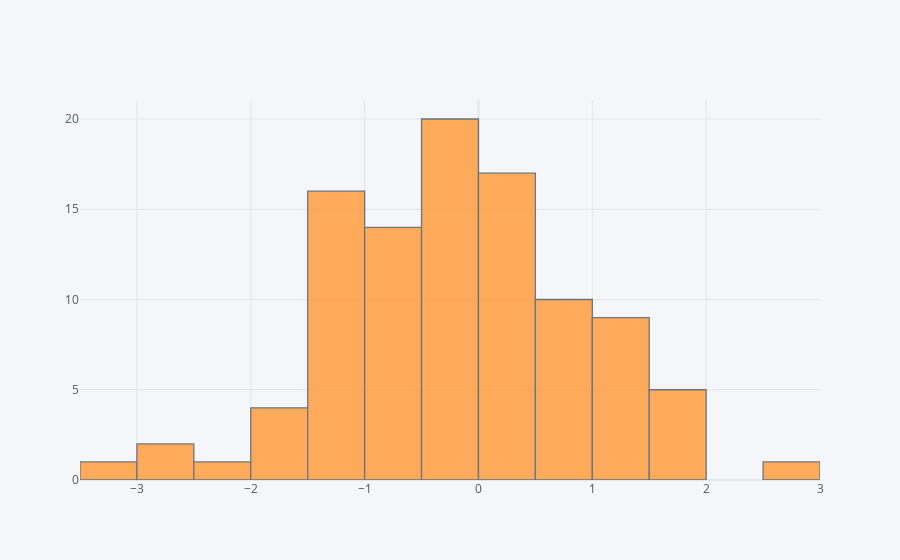

The notebook cell this image was saved under:
### Markdown cell above
## histogram

### Code cell
df['A'].iplot(kind='hist',bins=25)

### Figure 1 — Plotly figure (JSON) as saved in the notebook; plotly's stock layout.template omitted (floating-point values rounded to 4 significant figures)
{"data": [{"histfunc": "count", "histnorm": "", "marker": {"color": "rgba(255, 153, 51, 1.0)", "line": {"color": "#4D5663", "width": 1.3}}, "name": "A", "nbinsx": 25, "opacity": 0.8, "orientation": "v", "type": "histogram", "x": [1.135, 0.1227, -1.412, -0.09321, 0.542, -0.01098, 0.07978, 2.708, -2.05, -1.565, -1.499, -0.9245, 0.9639, 0.01298, 0.6746, -0.3987, -0.4121, 1.149, -1.061, -0.1626, -0.5647, -2.503, -1.179, 1.597, 1.611, -1.141, -0.934, -0.162, -1.242, -0.4864, -0.3126, -1.923, 1.616, -1.074, -1.055, -0.986, -0.7558, 0.5642, 0.7543, 0.1529, 0.4535, -1.678, -0.3671, -1.255, 0.2613, -0.3984, -0.6195, -0.0873, -0.8367, 1.085, -1.289, 1.149, 0.664, -0.3909, -1.216, -2.558, -0.7272, -0.8143, -1.267, 0.7265, -1.535, 0.5869, 0.2731, -0.1376, 1.4, -0.1001, -1.3, 1.33, -0.9187, 1.552, -1.237, 0.3086, -0.5227, 0.4331, 1.108, -0.4536, -0.3647, 0.2599, -3.352, -1.46, -0.07872, 0.4557, 0.1886, -0.1321, 0.8463, 1.075, -0.3808, -0.5219, 0.2421, 0.144, 1.315, 0.3096, 0.2096, -0.5912, -0.9318, -1.027, 1.505, 0.6709, 0.2049, -0.4424]}], "layout": {"barmode": "overlay", "legend": {"bgcolor": "#F5F6F9", "font": {"color": "#4D5663"}}, "paper_bgcolor": "#F5F6F9", "plot_bgcolor": "#F5F6F9", "title": {"font": {"color": "#4D5663"}}, "xaxis": {"gridcolor": "#E1E5ED", "showgrid": true, "tickfont": {"color": "#4D5663"}, "title": {"font": {"color": "#4D5663"}, "text": ""}, "zerolinecolor": "#E1E5ED"}, "yaxis": {"gridcolor": "#E1E5ED", "showgrid": true, "tickfont": {"color": "#4D5663"}, "title": {"font": {"color": "#4D5663"}, "text": ""}, "zerolinecolor": "#E1E5ED"}}}
